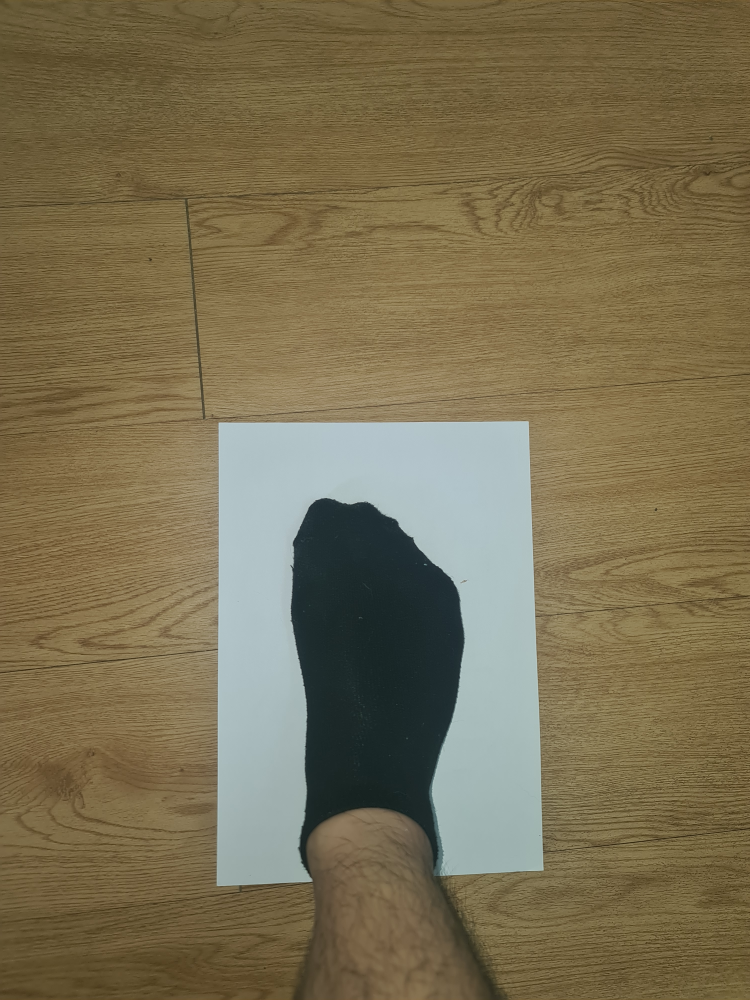
#> input picture Picture/20211010_142607.jpg, 3000 x 4000 px (shown at 1/4 size)
$ python -i sizefoot.py   (imports and definitions only)
#> lines starting #> are read from the running program, lines starting #| are printed output that depends on the picture; after the words box and inside, x2 and y2 are one past the last pixel; in counts of white or black regions, pixels touching at a corner belong together; long printed decimals are rounded
import cv2
import imutils
import numpy
import numpy as np
import matplotlib.pyplot as plt
import math

from scipy.spatial import distance as dist
# [104 lines left out: functions take_a_photo, perspectiveA4, not called in this run]

def findSize(path):
#> called with path = '../Picture/20211010_142607.jpg'
    A4 = cv2.imread(path)
#> A4 is the input picture: shape (4000, 3000, 3); mean B, G, R 81.4, 111, 122.3
    A4 = cv2.resize(A4, (2480, 3508))
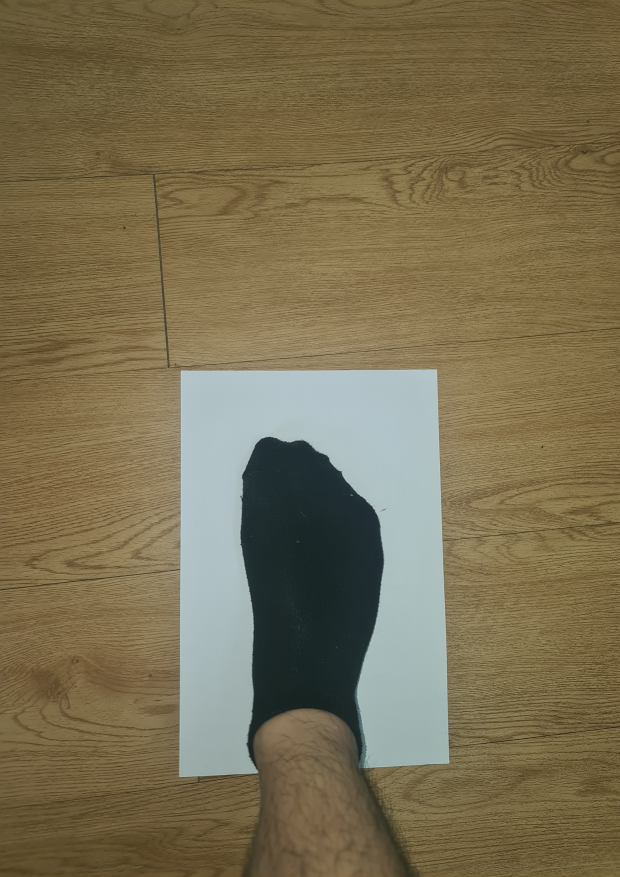
#> A4: shape (3508, 2480, 3) (shown at 1/4 size); mean B, G, R 81.3, 110.9, 122.2
    # cv2.imshow('result_A4.jpg', A4)
    # cv2.waitKey(0)
    mask_a4 = cv2.inRange(A4, numpy.array([110, 110, 110]), numpy.array([255, 255, 255]))
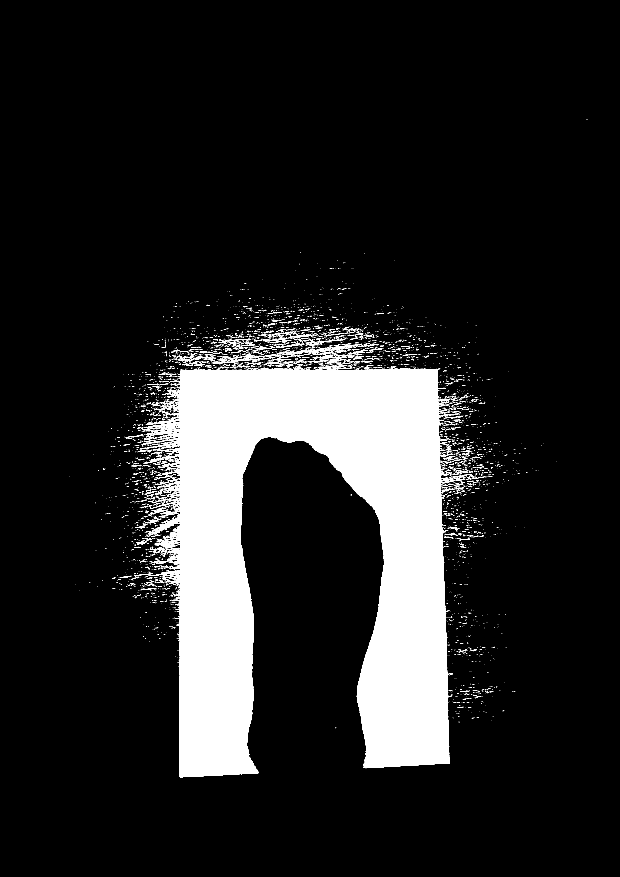
#> mask_a4: shape (3508, 2480) (shown at 1/4 size); 13.2% white; 5242 white regions (4559 under 20 px), largest, box (x1, y1, x2, y2) and area: (572, 1475, 1814, 3109) 1092530, (1156, 1393, 1297, 1420) 900, (637, 2043, 719, 2070) 560
    # cv2.imshow('mask_a4', mask_a4)
    # cv2.waitKey(0)
    cv2.imwrite('output/findsize_1mask_a4.jpg', mask_a4)
    # [4 lines of commented-out code are left out]
    thresh1 = cv2.threshold(mask_a4, 127, 255, cv2.THRESH_BINARY_INV)[1]
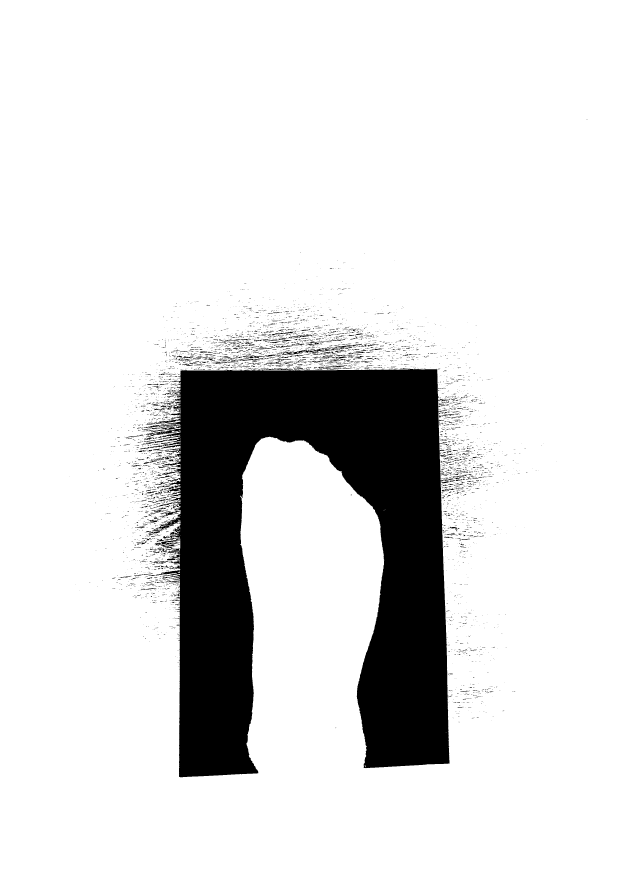
#> thresh1: shape (3508, 2480) (shown at 1/4 size); 86.8% white; 5242 black regions (4559 under 20 px)
    cv2.imwrite('output/findsize_3thresh1.jpg', thresh1)
    # cv2.imshow('mask_a4', thresh1)
    # cv2.waitKey(0)

    cnts = cv2.findContours(thresh1.copy(), cv2.RETR_EXTERNAL, cv2.CHAIN_APPROX_SIMPLE)
#> cnts = 1 contour; box (x1, y1, x2, y2) and area: (0, 0, 2480, 3508) 8693853
    cnts = imutils.grab_contours(cnts)
#> cnts = [[[0, 0], [0, 3507], [2479, 3507], [2479, 0]]]


    for c in cnts:

        x, y, w1, h1 = cv2.boundingRect(c)
        box = cv2.rectangle(A4.copy(), (x, y), (x + w1, y + h1), (0, 255, 0), 10)
#> this loop made 1 pass
#> (c, x, y, w1, h1) on pass 1: ([[0, 0], [0, 3507], [2479, 3507], [2479, 0]], 0, 0, 2480, 3508)
    cv2.imwrite('output/findsize_4box.jpg', box)
    for c in cnts:
        epsilon = 0.001 * cv2.arcLength(c, True)
        approx = cv2.approxPolyDP(c, epsilon, True)
        contourSS = cv2.drawContours(A4.copy(), [approx], 0, (0, 255,0), 10)
#> this loop made 1 pass
#> (epsilon, approx) on pass 1: (11.97, [[0, 0], [0, 3507], [2479, 3507], [2479, 0]])
        # [4 lines of commented-out code are left out]
    myPoints = np.array(approx, dtype=np.int32)
#> myPoints = [[0, 0], [0, 3507], [2479, 3507], [2479, 0]]
    # cv2.imshow('A4', A4)
    # cv2.waitKey(0)
    # size A4 = 21.0x29.7 cm ,2480x3508, 620x877 pixel , 1 cm = 29.52 pixel , 1 pixel = 0.03387
    dB = dist.euclidean((x,y),(x+w1,y))
#> dB = 2480
    # [7 lines of commented-out code are left out]
    length = h1*(21/2480)
#> length = 29.7
    error=4.5/100
    length = length+(length*error)
#> length = 31.04
    # print('H1 = ', h1)
    # print('W1 = ', w1)
    print('length foot = ', length)
#| length foot =  31.042
    # plt.imshow(cv2.cvtColor(thresh1, cv2.COLOR_BGR2RGB))
    # plt.show()
    # [y1: y2, x1: x2]
    h1 = (3508-h1)+int(h1*3/4)
#> h1 = 2631

    # print('h1 = ', h1)
    crop_img = thresh1[0:h1 , : ]
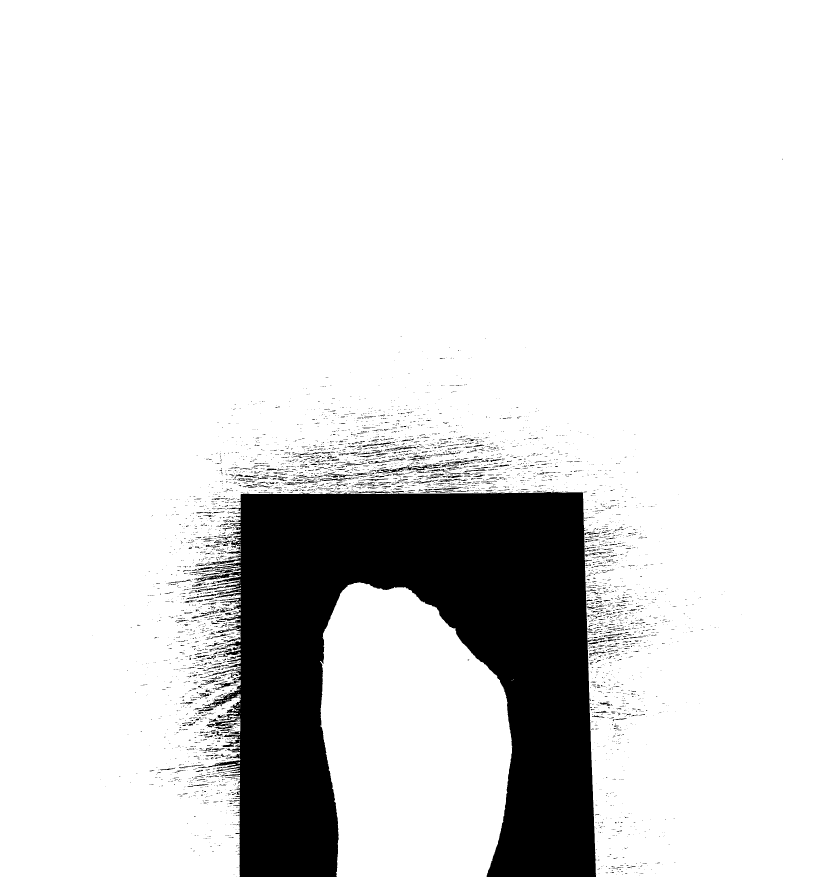
#> crop_img: shape (2631, 2480) (shown at 1/3 size); 86.7% white; 5085 black regions (4412 under 20 px)
    cv2.imwrite('output/findsize_5crop_img.jpg', crop_img)
    # plt.imshow(crop_img )
    # plt.show()
    cnts = cv2.findContours(crop_img, cv2.RETR_EXTERNAL, cv2.CHAIN_APPROX_SIMPLE)
#> cnts = 118 contours, 114 with area under 20; largest, box (x1, y1, x2, y2) and area: (0, 0, 2480, 2631) 5293310, (960, 1747, 1537, 2631) 413669, (707, 2085, 722, 2094) 62, (705, 1571, 721, 1578) 29
    cnts = imutils.grab_contours(cnts)
    for c in cnts:

        x, y, w1, h1 = cv2.boundingRect(c)
        box = cv2.rectangle(A4.copy(), (x, y), (x + w1, y + h1), (0, 0, 255), 2)
#> this loop made 118 passes
#> (x, y, w1, h1) on passes 1, 2, 3, 5, 6, 8, 9, 10, 11, 12, 13, 14: (718, 2303, 2, 5), (664, 2294, 1, 1), (648, 2289, 13, 5), (676, 2287, 1, 1), (712, 2286, 8, 5), (692, 2272, 1, 1), (718, 2265, 2, 6), (704, 2251, 12, 4), (717, 2250, 3, 4), (690, 2227, 1, 1), (688, 2227, 1, 1), (714, 2213, 1, 1)
#> (c, x, y, w1, h1) on passes 4, 7, 16, 17, 18, 20: ([[710, 2287], [709, 2288], [710, 2288]], 709, 2287, 2, 2), ([[719, 2272], [719, 2273]], 719, 2272, 1, 2), ([[720, 2140], [720, 2141]], 720, 2140, 1, 2), ([[719, 2135], [719, 2136]], 719, 2135, 1, 2), ([[688, 2133], [689, 2133]], 688, 2133, 2, 1), ([[708, 2120], [707, 2121], [704, 2121], [707, 2121]], 704, 2120, 5, 2)

    cv2.imwrite('output/findsize_6box.jpg', box)
    # [4 lines of commented-out code are left out]

    width = w1 * (21 / 2480)
#> width = 21
    error = 5 / 100
    width = width - (width * error)
#> width = 19.95
    print('width foot  = ',width)
#| width foot  =  19.950
    # plt.imshow(cv2.cvtColor(A4, cv2.COLOR_BGR2RGB))
    # plt.show()
    return length
# take_a_photo()
# perspectiveA4()
# findSize()

>>> result = findSize('../Picture/20211010_142607.jpg')
#> result = 31.04
